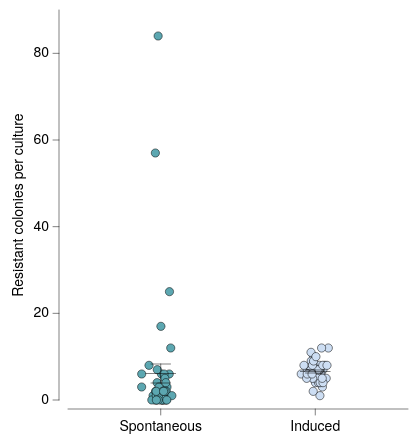

Source (Vega-Lite JSON):
### Vega-Lite specification from a JSON file in a GitHub repository (floating-point values rounded to 4 significant figures)
{"background": null, "config": {"arc": {"fill": "#DBDBDB", "fillOpacity": 1.0, "innerRadius": 42.5, "padAngle": 0.03, "stroke": "black", "strokeOpacity": 1, "strokeWidth": 0.25}, "area": {"fill": "#DBDBDB", "fillOpacity": 1.0, "stroke": "black", "strokeOpacity": 1, "strokeWidth": 0.25}, "axis": {"domain": true, "domainCap": "round", "domainColor": "black", "domainWidth": 0.25, "grid": false, "gridCap": "round", "gridColor": "#F1F1F1", "gridDash": [0, 0], "gridOpacity": 1.0, "gridWidth": 0.25, "labelColor": "black", "labelFont": "Helvetica Neue, HelveticaNeue, Helvetica, Arial, sans-serif", "labelFontSize": 7, "labelFontStyle": "normal", "labelFontWeight": 400, "offset": 4.5, "ticks": true, "tickCap": "round", "tickColor": "black", "tickRound": false, "tickSize": 3, "tickWidth": 0.25, "titleColor": "black", "titleFont": "Helvetica Neue, HelveticaNeue, Helvetica, Arial, sans-serif", "titleFontSize": 7, "titleFontStyle": "normal", "titleFontWeight": 400}, "axisX": {"domain": true, "labelAlign": "center", "labelAngle": 0, "labels": true, "ticks": true, "translate": 0}, "axisY": {"domain": true, "labelAlign": "right", "labelAngle": 0, "labels": true, "ticks": true, "translate": 0}, "axisRight": {"domain": true, "labelAlign": "left", "labelAngle": 0, "labels": true, "ticks": true, "translate": 0}, "axisTop": {"domain": true, "labelAlign": "center", "labelAngle": 0, "labels": true, "ticks": true, "translate": 0}, "axisBand": {"tickOffset": 0}, "bar": {"fill": "#DBDBDB", "fillOpacity": 1.0, "stroke": "black", "strokeOpacity": 1, "strokeWidth": 0.25}, "boxplot": {"size": 15.3, "ticks": {"cornerRadius": 0.25, "fill": "black", "opacity": 1, "size": 7.65, "thickness": 0.25}, "box": {"fillOpacity": 1.0, "stroke": "black", "strokeOpacity": 1, "strokeWidth": 0.25}, "median": {"cornerRadius": 0, "fill": "black", "fillOpacity": 1.0, "opacity": 1, "size": 15.3, "thickness": 0.25}, "rule": {"fill": "black", "fillOpacity": 1.0, "size": 17.0, "stroke": "black", "strokeDash": [0, 0], "strokeOpacity": 1, "strokeWidth": 0.25}, "outliers": {"color": "black", "fill": "black", "fillOpacity": 1.0, "size": 0, "stroke": "black", "strokeOpacity": 1, "strokeWidth": 0.25}}, "circle": {"fill": "black", "fillOpacity": 1.0, "size": 2.125, "stroke": null, "strokeOpacity": 1, "strokeWidth": 0.25}, "errorband": {"band": {"fillOpacity": 0.6, "stroke": null, "strokeWidth": 0.25, "strokeOpacity": 1}, "borders": {"opacity": 0, "strokeOpacity": 0.25, "strokeWidth": 1}}, "errorbar": {"opacity": 1, "rule": {"strokeDash": [0, 0], "strokeWidth": 0.25}, "ticks": {"color": "black", "cornerRadius": 0.125, "opacity": 1, "size": 10.2, "thickness": 0.25}, "thickness": 0.25}, "font": "Helvetica Neue, HelveticaNeue, Helvetica, Arial, sans-serif", "geoshape": {"fill": "#DBDBDB", "fillOpacity": 1.0, "stroke": "black", "strokeOpacity": 1, "strokeWidth": 0.25}, "header": {"labelColor": "black", "labelFont": "Helvetica Neue, HelveticaNeue, Helvetica, Arial, sans-serif", "labelFontSize": 7, "labelFontStyle": "normal", "labelFontWeight": 400, "titleColor": "black", "titleFont": "Helvetica Neue, HelveticaNeue, Helvetica, Arial, sans-serif", "titleFontSize": 7, "titleFontStyle": "normal", "titleFontWeight": 400, "titlePadding": 0}, "legend": {"disable": false, "offset": 4.5, "titlePadding": 4, "labelOffset": 2, "gradientLabelOffset": 2, "gradientLength": 85.0, "gradientThickness": 8.5, "gradientOpacity": 1.0, "gradientStrokeColor": "black", "gradientStrokeWidth": 0.25, "labelColor": "black", "labelFont": "Helvetica Neue, HelveticaNeue, Helvetica, Arial, sans-serif", "labelFontSize": 7, "labelFontStyle": "normal", "labelFontWeight": 400, "strokeColor": "black", "strokeWidth": 0, "symbolSize": 42, "symbolStrokeColor": "black", "symbolStrokeWidth": 0.25, "titleColor": "black", "titleFont": "Helvetica Neue, HelveticaNeue, Helvetica, Arial, sans-serif", "titleFontSize": 7, "titleFontStyle": "normal", "titleFontWeight": 400}, "line": {"color": "black", "stroke": "black", "strokeCap": "round", "strokeDash": [0, 0], "strokeOpacity": 1, "strokeWidth": 0.375}, "point": {"filled": true, "fill": "#DBDBDB", "fillOpacity": 1.0, "size": 8.5, "stroke": "black", "strokeOpacity": 1, "strokeWidth": 0.25}, "range": {"category": ["#5CA7B1", "#CDDEF3", "#B7B3E4", "#B3DAB5", "#F5E1B3", "#3D727B", "#8AA8D2", "#867DAC", "#80A988", "#CBB17A", "#204148", "#59719A", "#584C77", "#507B5F", "#9D824D"], "diverging": {"scheme": ["#C35082", "#CE6D94", "#D989A7", "#E2A4BA", "#EABFCE", "#F1DBE2", "#F6F6F6", "#D7E0EB", "#B9CBE0", "#9BB6D5", "#7DA1C9", "#5F8CBD", "#4177B1"]}, "heatmap": {"scheme": ["#32022B", "#43044D", "#4C196E", "#4D338C", "#484DA6", "#3A68BB", "#1D83CA", "#1D9CCB", "#23B5C9", "#28CDC5", "#4DE0B4", "#91EE9F"]}, "ordinal": {"scheme": ["#F1F1F1", "#DBDBDB", "#C6C6C6", "#B2B2B2", "#9D9D9D", "#898989", "#767676", "#636363", "#515151", "#404040", "#2F2F2F", "#1F1F1F"]}, "ramp": {"scheme": ["#32022B", "#43044D", "#4C196E", "#4D338C", "#484DA6", "#3A68BB", "#1D83CA", "#1D9CCB", "#23B5C9", "#28CDC5", "#4DE0B4", "#91EE9F"]}}, "rule": {"color": "black", "stroke": "black", "strokeCap": "round", "strokeDash": [2, 2], "strokeOpacity": 1, "strokeWidth": 0.25}, "scale": {"bandPaddingInner": 0.1, "bandPaddingOuter": 0.1, "round": false}, "rect": {"fill": "#DBDBDB", "fillOpacity": 1.0, "stroke": "black", "strokeOpacity": 1, "strokeWidth": 0.25}, "square": {"fill": "#DBDBDB", "fillOpacity": 1.0, "size": 17.0, "stroke": "black", "strokeOpacity": 1, "strokeWidth": 0.25}, "text": {"color": "black", "font": "Helvetica Neue, HelveticaNeue, Helvetica, Arial, sans-serif", "fontSize": 7, "fontStyle": "normal", "fontWeight": 400}, "tick": {"color": "black", "cornerRadius": 0.125, "opacity": 1.0, "size": 15.3, "thickness": 0.25}, "title": {"anchor": "middle", "frame": "group", "color": "black", "font": "Helvetica Neue, HelveticaNeue, Helvetica, Arial, sans-serif", "fontSize": 7, "fontStyle": "normal", "fontWeight": 400, "subtitleColor": "black", "subtitleFont": "Helvetica Neue, HelveticaNeue, Helvetica, Arial, sans-serif", "subtitleFontSize": "Helvetica Neue, HelveticaNeue, Helvetica, Arial, sans-serif", "subtitleFontStyle": "normal", "subtitleFontWeight": 400}, "trail": {"color": "black", "opacity": 1, "size": 0.375}, "view": {"continuousWidth": 170, "continuousHeight": 195, "discreteWidth": 170, "discreteHeight": 195, "fill": null, "stroke": null, "strokeWidth": 0.25}}, "layer": [{"data": {"name": "data-be5efc503f801454705bfbbd0fbc7282"}, "mark": {"type": "circle", "opacity": 1.0, "size": 17.0, "stroke": "black", "strokeOpacity": 1, "strokeWidth": 0.25}, "encoding": {"color": {"field": "model", "legend": null, "scale": {"domain": ["Spontaneous", "Induced"]}, "sort": ["Spontaneous", "Induced"], "title": null, "type": "nominal"}, "x": {"axis": {}, "field": "model", "scale": {"domain": ["Spontaneous", "Induced"]}, "sort": ["Spontaneous", "Induced"], "title": null, "type": "nominal"}, "xOffset": {"field": "jitter_x", "scale": {"domain": [-9.538, 9.538], "range": [21.37, 40.45]}, "type": "quantitative"}, "y": {"field": "count", "title": "Resistant colonies per culture", "type": "quantitative"}}}, {"data": {"name": "data-2ce96e8bd071bd492ea4f4fdeaaf5274"}, "mark": {"type": "errorbar"}, "encoding": {"x": {"axis": {}, "field": "model", "scale": {"domain": ["Spontaneous", "Induced"]}, "sort": ["Spontaneous", "Induced"], "title": null, "type": "nominal"}, "y": {"field": "__mean", "title": "Resistant colonies per culture", "type": "quantitative"}, "yError": {"field": "__error"}}}, {"data": {"name": "data-2ce96e8bd071bd492ea4f4fdeaaf5274"}, "mark": {"type": "tick"}, "encoding": {"x": {"axis": {}, "field": "model", "scale": {"domain": ["Spontaneous", "Induced"]}, "sort": ["Spontaneous", "Induced"], "title": null, "type": "nominal"}, "y": {"field": "__mean", "title": "Resistant colonies per culture", "type": "quantitative"}}}], "$schema": "https://vega.github.io/schema/vega-lite/v6.4.1.json", "datasets": {"data-be5efc503f801454705bfbbd0fbc7282": [{"model": "Spontaneous", "count": 84.0, "jitter_x": -1.295}, {"model": "Spontaneous", "count": 6.0, "jitter_x": 4.254}, {"model": "Spontaneous", "count": 0.0, "jitter_x": 2.313}, {"model": "Spontaneous", "count": 1.0, "jitter_x": -0.4772}, {"model": "Spontaneous", "count": 57.0, "jitter_x": -2.681}, {"model": "Spontaneous", "count": 1.0, "jitter_x": 2.511}, {"model": "Spontaneous", "count": 2.0, "jitter_x": -0.4175}, {"model": "Spontaneous", "count": 0.0, "jitter_x": -2.876}, {"model": "Spontaneous", "count": 0.0, "jitter_x": 2.893}, {"model": "Spontaneous", "count": 0.0, "jitter_x": 1.213}, {"model": "Spontaneous", "count": 2.0, "jitter_x": 2.382}, {"model": "Spontaneous", "count": 0.0, "jitter_x": -2.204}, {"model": "Spontaneous", "count": 3.0, "jitter_x": 3.134}, {"model": "Spontaneous", "count": 12.0, "jitter_x": 5.006}, {"model": "Spontaneous", "count": 17.0, "jitter_x": 0.09161}, {"model": "Spontaneous", "count": 6.0, "jitter_x": 0.3769}, {"model": "Spontaneous", "count": 1.0, "jitter_x": -1.9}, {"model": "Spontaneous", "count": 7.0, "jitter_x": -1.73}, {"model": "Spontaneous", "count": 2.0, "jitter_x": 0.3691}, {"model": "Spontaneous", "count": 0.0, "jitter_x": 1.052}, {"model": "Spontaneous", "count": 1.0, "jitter_x": -3.825}, {"model": "Spontaneous", "count": 0.0, "jitter_x": -4.455}, {"model": "Spontaneous", "count": 2.0, "jitter_x": -2.595}, {"model": "Spontaneous", "count": 6.0, "jitter_x": 1.659}, {"model": "Spontaneous", "count": 1.0, "jitter_x": -2.225}, {"model": "Spontaneous", "count": 6.0, "jitter_x": -9.512}, {"model": "Spontaneous", "count": 0.0, "jitter_x": 0.609}, {"model": "Spontaneous", "count": 4.0, "jitter_x": -1.815}, {"model": "Spontaneous", "count": 0.0, "jitter_x": 0.1395}, {"model": "Spontaneous", "count": 8.0, "jitter_x": -5.86}, {"model": "Spontaneous", "count": 2.0, "jitter_x": 2.818}, {"model": "Spontaneous", "count": 1.0, "jitter_x": 0.7591}, {"model": "Spontaneous", "count": 1.0, "jitter_x": 5.578}, {"model": "Spontaneous", "count": 1.0, "jitter_x": -1.086}, {"model": "Spontaneous", "count": 0.0, "jitter_x": -1.262}, {"model": "Spontaneous", "count": 3.0, "jitter_x": -0.8362}, {"model": "Spontaneous", "count": 0.0, "jitter_x": 3.038}, {"model": "Spontaneous", "count": 5.0, "jitter_x": 2.066}, {"model": "Spontaneous", "count": 0.0, "jitter_x": -2.179}, {"model": "Spontaneous", "count": 2.0, "jitter_x": 1.015}, {"model": "Spontaneous", "count": 4.0, "jitter_x": 2.549}, {"model": "Spontaneous", "count": 2.0, "jitter_x": -2.254}, {"model": "Spontaneous", "count": 3.0, "jitter_x": -9.538}, {"model": "Spontaneous", "count": 2.0, "jitter_x": 2.174}, {"model": "Spontaneous", "count": 2.0, "jitter_x": 1.42}, {"model": "Spontaneous", "count": 25.0, "jitter_x": 4.373}, {"model": "Induced", "count": 7.0, "jitter_x": -4.055}, {"model": "Induced", "count": 6.0, "jitter_x": -1.535}, {"model": "Induced", "count": 10.0, "jitter_x": -0.6355}, {"model": "Induced", "count": 1.0, "jitter_x": 2.319}, {"model": "Induced", "count": 4.0, "jitter_x": 2.952}, {"model": "Induced", "count": 3.0, "jitter_x": 3.559}, {"model": "Induced", "count": 8.0, "jitter_x": 4.811}, {"model": "Induced", "count": 6.0, "jitter_x": -7.011}, {"model": "Induced", "count": 8.0, "jitter_x": 2.099}, {"model": "Induced", "count": 8.0, "jitter_x": -1.069}, {"model": "Induced", "count": 5.0, "jitter_x": -1.171}, {"model": "Induced", "count": 7.0, "jitter_x": 3.866}, {"model": "Induced", "count": 6.0, "jitter_x": 2.812}, {"model": "Induced", "count": 4.0, "jitter_x": 0.1008}, {"model": "Induced", "count": 5.0, "jitter_x": 0.1791}, {"model": "Induced", "count": 2.0, "jitter_x": -1.035}, {"model": "Induced", "count": 8.0, "jitter_x": -5.648}, {"model": "Induced", "count": 7.0, "jitter_x": 2.342}, {"model": "Induced", "count": 7.0, "jitter_x": 2.058}, {"model": "Induced", "count": 10.0, "jitter_x": -0.8622}, {"model": "Induced", "count": 6.0, "jitter_x": -0.107}, {"model": "Induced", "count": 9.0, "jitter_x": -2.015}, {"model": "Induced", "count": 7.0, "jitter_x": 0.5167}, {"model": "Induced", "count": 6.0, "jitter_x": 0.6283}, {"model": "Induced", "count": 5.0, "jitter_x": 5.456}, {"model": "Induced", "count": 4.0, "jitter_x": 1.604}, {"model": "Induced", "count": 7.0, "jitter_x": -2.198}, {"model": "Induced", "count": 5.0, "jitter_x": 1.081}, {"model": "Induced", "count": 7.0, "jitter_x": 1.435}, {"model": "Induced", "count": 4.0, "jitter_x": 2.44}, {"model": "Induced", "count": 8.0, "jitter_x": 3.744}, {"model": "Induced", "count": 4.0, "jitter_x": 3.864}, {"model": "Induced", "count": 11.0, "jitter_x": -2.128}, {"model": "Induced", "count": 6.0, "jitter_x": -3.503}, {"model": "Induced", "count": 12.0, "jitter_x": 6.514}, {"model": "Induced", "count": 6.0, "jitter_x": -3.583}, {"model": "Induced", "count": 8.0, "jitter_x": -1.411}, {"model": "Induced", "count": 5.0, "jitter_x": -1.325}, {"model": "Induced", "count": 5.0, "jitter_x": -4.318}, {"model": "Induced", "count": 12.0, "jitter_x": 3.166}, {"model": "Induced", "count": 9.0, "jitter_x": -0.8601}, {"model": "Induced", "count": 6.0, "jitter_x": -4.031}, {"model": "Induced", "count": 6.0, "jitter_x": -1.599}, {"model": "Induced", "count": 10.0, "jitter_x": 0.325}, {"model": "Induced", "count": 5.0, "jitter_x": 3.481}, {"model": "Induced", "count": 8.0, "jitter_x": 5.858}], "data-2ce96e8bd071bd492ea4f4fdeaaf5274": [{"model": "Spontaneous", "__mean": 6.13, "__error": 2.2, "__dysonsphere__": 1}, {"model": "Induced", "__mean": 6.587, "__error": 0.3538, "__dysonsphere__": 1}]}}
